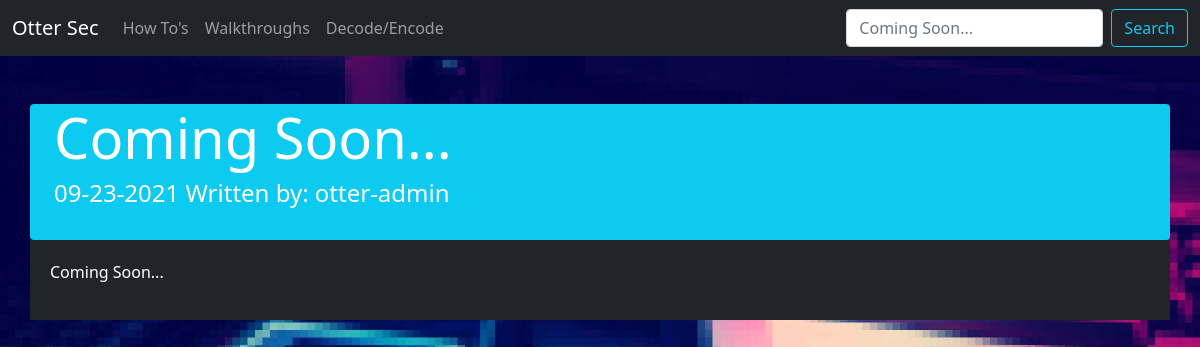
/walkthrough/wk_post/4/, run on the app's committed database.
### walk_through/models.py (models this page shows, shortened)
class WKModel(models.Model):
    author = models.ForeignKey(settings.AUTH_USER_MODEL, on_delete=models.CASCADE)
    summary = models.TextField()
    title = models.CharField(max_length=200)
    text = models.TextField()
    image = models.ImageField(blank=True, upload_to='blog_images')
    created_date = models.DateTimeField(default=timezone.now)
    class Meta:
        verbose_name = 'Walkthrough'

### walk_through/views.py (the view)
# urls.py: path('wk_post/<int:pk>/', views.wk_post_detail, name='wk_post_detail'),
def wk_post_detail(request, pk):
    wk_posts = get_object_or_404(WKModel, pk=pk) #this was Post > HTModel
    return render(request, 'wk_post_detail.html', {'wk_posts': wk_posts})

### templates/wk_post_detail.html
{% extends 'base.html' %}
{% block content %}
<br>
<br>
<div class="jumbotron container rounded bg-info text-white">
    <div class="container">
      <h1 class="display-4">{{wk_posts.title|safe}}</h1>
      <h4>{{wk_posts.created_date|date:"m-d-Y"}} Written by: {{wk_posts.author}}</h4>
     <br>
    </div>
  </div>
  <div class="jumbotron bg-dark container text-white" style="padding: 20px;">
{{wk_posts.text|safe}}
</div>
{% endblock %}

### data on the page
WKModel: title "Coming Soon...", created_date "09-23-2021", author "otter-admin", text "Coming Soon..."
